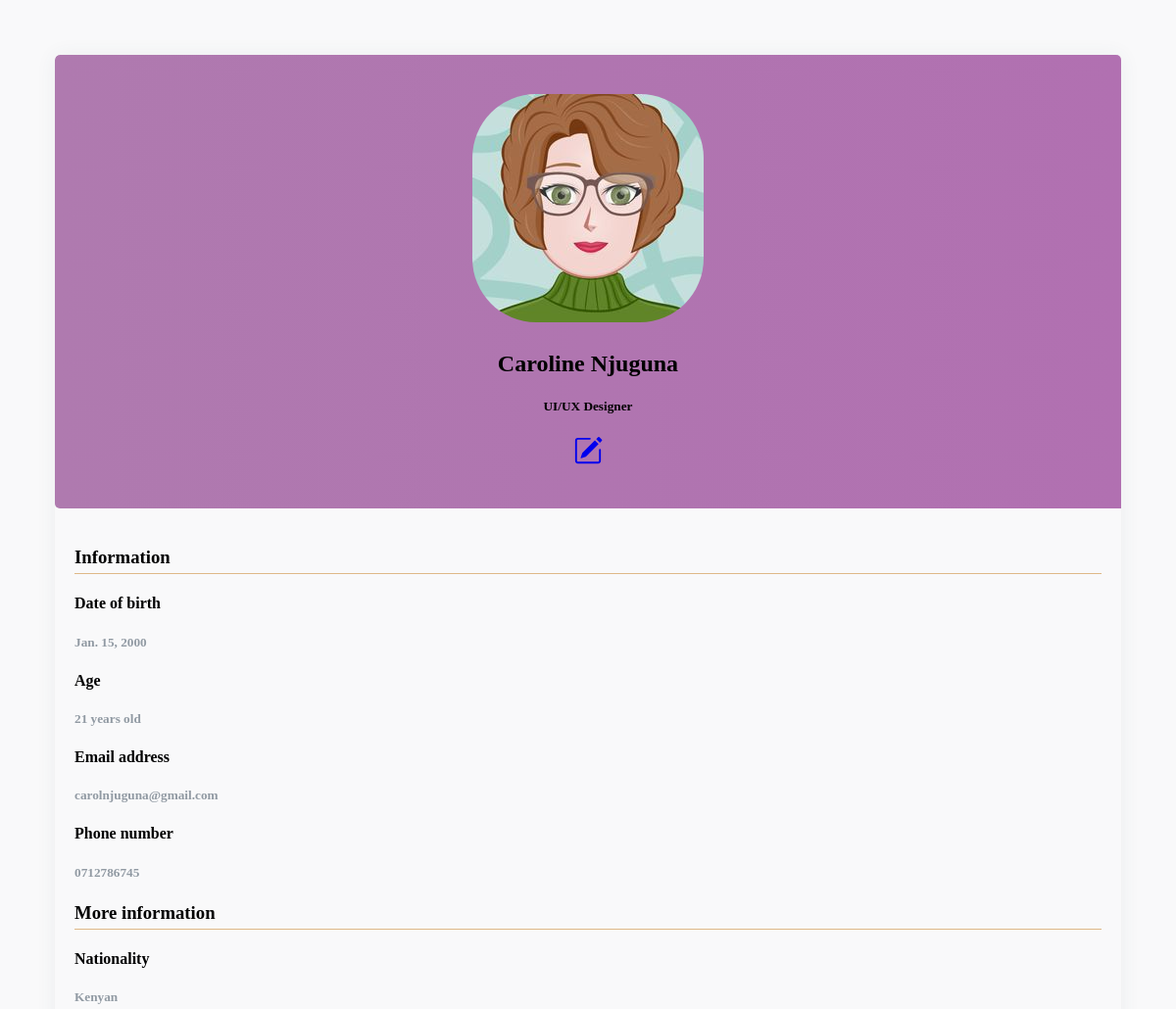
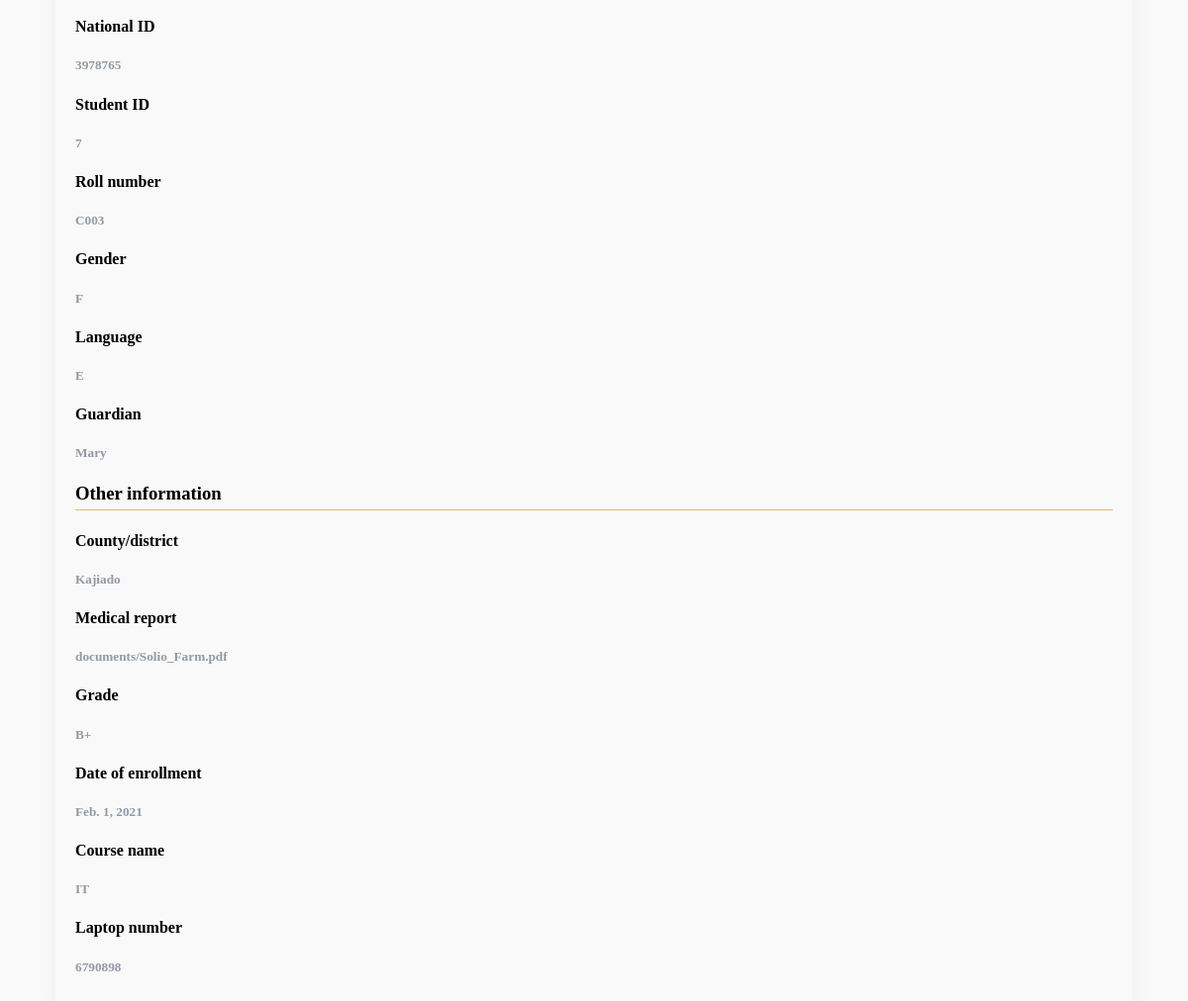
The app's page /student/profile/1/ with its own data (2 pictures, top to bottom).
### student/models.py (models this page shows)
class Student(models.Model):
    profile_photo=models.ImageField(upload_to="pictures/",null=True)
    first_name=models.CharField(max_length=12,null=True)
    last_name=models.CharField(max_length=12,null=True)
    title=models.CharField(max_length=20,null=True)
    age=models.PositiveSmallIntegerField(null=True)
    date_of_birth=models.DateField(null=True)
    email_address=models.EmailField(null=True)
    phone_number=models.CharField(max_length=13,null=True)
    nationality=models.CharField(max_length=30,null=True)
    national_id=models.CharField(max_length=16,null=True)
    student_id=models.PositiveSmallIntegerField(null=True)
    roll_number=models.CharField(max_length=6,null=True)
    Choices=(
        ('M',"Male"),
        ('F',"Female"),
        ('O','Other')
    )
    gender=models.CharField(max_length=10,choices=Choices,null=True)
    Choices=(
        ('A',"Arabic"),
        ('E',"English"),
        ('F',"French"),
        ('K',"Kiswahili"),
        ('Ki',"Kinyarwanda")
    )
    language=models.CharField(max_length=10,choices=Choices,null=True)
    guardian_name=models.CharField(max_length=35,null=True)
    county_or_district=models.CharField(max_length=25,null=True)
    medical_report=models.FileField(upload_to='documents/',null=True)
    grade=models.CharField(max_length=3,null=True)
    date_of_enrollment=models.DateField(null=True)
    course_name=models.CharField(max_length=30,null=True)
    laptop_number=models.CharField(max_length=15,null=True)
    def full_name(self):
        return f"{self.first_name} {self.last_name}"

### student/views.py (the view)
# urls.py: path('profile/<int:id>/',student_profile,name="student_profile"),
def student_profile(request,id):
    student=Student.objects.get(id=id)
    return render(request,"student_profile.html",{"student":student})

### student/templates/student_profile.html (shortened to what this page needs)
<!DOCTYPE html>
<html lang="en">
<head>
</head>
<body>
    <div class="page-content page-container" id="page-content">
        <div class="padding">
            <div class="row container d-flex justify-content-center">
                <div class="col-xl-6 col-md-12">
                    <div class="card user-card-full">
                        <div class="row m-l-0 m-r-0">
                            <div class="col-sm-4 bg-c-lite-green user-profile">
                                <div class="card-block text-center text-white">
                                    <div class="m-b-25"> <img src="{{student.profile_photo.url}}" class="img-radius" alt="User-Profile-Image"> </div>
                                    <h2 class="f-w-600">{{student.full_name}}</h2>
                                    <h5><td>{{ student.title }}</td></h5>
                                     <a href="{% url 'edit_student' id=student.id %}"></i></a>
                                </div>
                            </div>
                            <div class="col-sm-8">
                                <div class="card-block">
                                    <h3 class="m-b-20 p-b-5 b-b-default f-w-600">Information</h3>
                                    <div class="row">
                                        <div class="col-sm-6">
                                            <h4 class="m-b-10 f-w-600">Date of birth</h4>
                                            <h5 class="text-muted f-w-400">{{ student.date_of_birth }}</h5>
                                        </div>
                                        <div class="row">
                                            <div class="col-sm-6">
                                                <h4 class="m-b-10 f-w-600">Age</h4>
                                                <h5 class="text-muted f-w-400">{{ student.age }} years old</h5>
                                            </div>
                                            <div class="row">
                                                <div class="col-sm-6">
                                                    <h4 class="m-b-10 f-w-600">Email address</h4>
                                                    <h5 class="text-muted f-w-400">{{ student.email_address }}</h5>
                                                </div>
                                                <div class="row">
                                                    <div class="col-sm-6">
                                                        <h4 class="m-b-10 f-w-600">Phone number</h4>
                                                        <h5 class="text-muted f-w-400">{{ student.phone_number }}</h5>
                                                    </div>
                                                    <h3 class="m-b-20 m-t-40 p-b-5 b-b-default f-w-600">More information</h3>
                                                    <div class="row">
                                                        <div class="col-sm-6">
                                                            <h4 class="m-b-10 f-w-600">Nationality</h4>
                                                            <h5 class="text-muted f-w-400">{{ student.nationality }} </h5>
                                                        </div>
                                                        <div class="row">
                                                            <div class="col-sm-6">
                                                                <h4 class="m-b-10 f-w-600">National ID</h4>
                                                                <h5 class="text-muted f-w-400">{{ student.national_id }} </h5>
                                                            </div>
                                                            <div class="row">
                                                                <div class="col-sm-6">
                                                                    <h4 class="m-b-10 f-w-600">Student ID</h4>
                                                                    <h5 class="text-muted f-w-400">{{ student.student_id }} </h5>
                                                                </div>
                                                            <div class="row">
                                                                <div class="col-sm-6">
                                                                    <h4 class="m-b-10 f-w-600">Roll number</h4>
                                                                    <h5 class="text-muted f-w-400">{{ student.roll_number }} </h5>
                                                                </div>
                                                                <div class="row">
                                                                    <div class="col-sm-6">
                                                                        <h4 class="m-b-10 f-w-600">Gender</h4>
                                                                        <h5 class="text-muted f-w-400">{{ student.gender }}</h5>
                                                                    </div>
                                                                    <div class="row">
                                                                        <div class="col-sm-6">
                                                                            <h4 class="m-b-10 f-w-600">Language</h4>
                                                                            <h5 class="text-muted f-w-400">{{ student.language }}</h5>
                                                                        </div>
                                                                        <div class="row">
                                                                            <div class="col-sm-6">
                                                                                <h4 class="m-b-10 f-w-600">Guardian</h4>
                                                                                <h5 class="text-muted f-w-400">{{ student.guardian_name }}</h5>
                                                                            </div>
                                                    <h3 class="m-b-20 m-t-40 p-b-5 b-b-default f-w-600">Other information</h3>
                                                                            <div class="row">
                                                                                <div class="col-sm-6">
                                                                                    <h4 class="m-b-10 f-w-600">County/district</h4>
                                                                                    <h5 class="text-muted f-w-400">{{ student.county_or_district }}</h5>
                                                                                </div>
                                                                                <div class="row">
                                                                                    <div class="col-sm-6">
                                                                                        <h4 class="m-b-10 f-w-600">Medical report</h4>
                                                                                        <h5 class="text-muted f-w-400">{{ student.medical_report }}</h5>
                                                                                    </div>
                                                                                    <div class="row">
                                                                                        <div class="col-sm-6">
                                                                                            <h4 class="m-b-10 f-w-600">Grade</h4>
                                                                                            <h5 class="text-muted f-w-400">{{ student.grade }}</h5>
                                                                                        </div>
                                                                                        <div class="row">
                                                                                            <div class="col-sm-6">
                                                                                                <h4 class="m-b-10 f-w-600">Date of enrollment</h4>
                                                                                                <h5 class="text-muted f-w-400">{{ student.date_of_enrollment }}</h5>
                                                                                            </div>
                                                                                            <div class="row">
                                                                                                <div class="col-sm-6">
                                                                                                    <h4 class="m-b-10 f-w-600">Course name</h4>
                                                                                                    <h5 class="text-muted f-w-400">{{ student.course_name }}</h5>
                                                                                                </div>
                                                                                                <div class="row">
                                                                                                    <div class="col-sm-6">
                                                                                                        <h4 class="m-b-10 f-w-600">Laptop number</h4>
                                                                                                        <h5 class="text-muted f-w-400">{{ student.laptop_number }}</h5>
                                                                                                    </div>
                                </div>
                            </div>
                        </div>
                    </div>
                </div>
            </div>
        </div>
    </div>
</body>
</html>

### student/templates/student_profile.html (style rules this page uses)
body { background-color: #f9f9fa }
.padding { padding: 3rem !important }
.user-card-full { overflow: hidden }
.card { border-radius: 5px; -webkit-box-shadow: 0 1px 20px 0 rgba(69, 90, 100, 0.08); box-shadow: 0 1px 20px 0 rgba(69, 90, 100, 0.08); border: none; margin-bottom: 30px }
.m-r-0 { margin-right: 0px }
.m-l-0 { margin-left: 0px }
.user-card-full .user-profile { border-radius: 5px 0 0 5px }
.bg-c-lite-green { background: -webkit-gradient(linear, left top, right top, from(purple), to(purple)); background: linear-gradient(to right, rgb(175, 122, 175), rgb(177, 112, 177)) }
.user-profile { padding: 20px 0 }
.card-block { padding: 1.25rem }
.m-b-25 { margin-bottom: 25px; }
.img-radius { border-radius: 65px; text-align: center; }
.b-b-default { border-bottom: 1px solid burlywood }
.m-b-20 { margin-bottom: 20px }
.p-b-5 { padding-bottom: 5px !important }
.m-b-10 { margin-bottom: 10px }
.text-muted { color: #919aa3 !important }
.f-w-600 { font-weight: 600; }
.m-t-40 { margin-top: 20px }
.col-sm-4 { text-align: center; }

### records on screen
Student: profile_photo (picture), full_name "Caroline Njuguna", title "UI/UX Designer", date_of_birth "Jan. 15, 2000", age "21", email_address "carolnjuguna@gmail.com", phone_number "0712786745", nationality "Kenyan", national_id "3978765", student_id "7", roll_number "C003", gender "F", language "E", guardian_name "Mary", county_or_district "Kajiado", medical_report "documents/Solio_Farm.pdf", grade "B+", date_of_enrollment "Feb. 1, 2021", course_name "IT", laptop_number "6790898"
